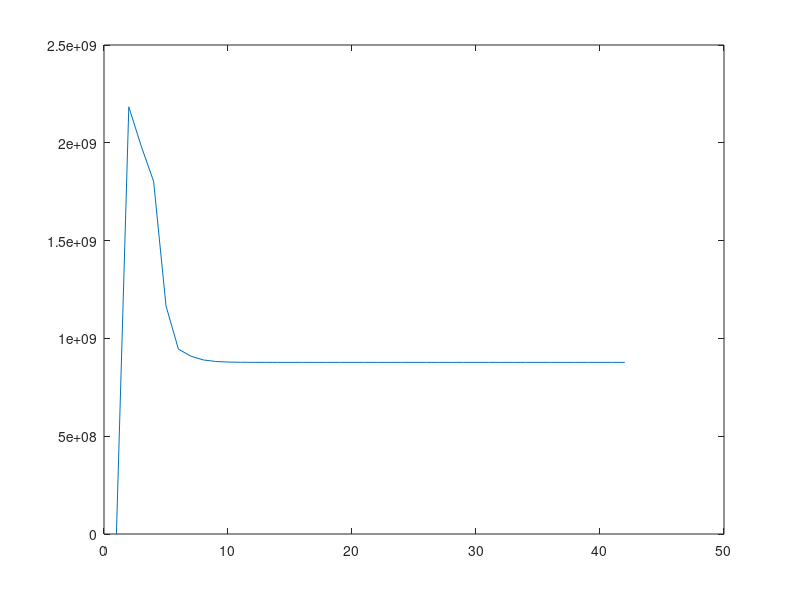

Here is the MATLAB script that generated this plot:
%% Problem 4

% data for midterm problem on an E-911 system
c = 0.3;  % speed of light in m/ns
S = [ -20000 1000 -3000 4000 -3500 1000 4000 -4000 6000;
        5000 3500 -4000 1000  2000 6000 -3000 -1500 -1000];
% location of base stations (in m)
t = [  
      63282.00
      13402.00
      25964.00
      24073.00
       8516.00
      17692.00
      30981.00
      18834.00
      32703.00];
% arrival times of signal at base stations (in ns)


% stuff
r_norms = 0;
A = zeros(9,3);
b = zeros(9,1);
r = zeros(9,1);
flag = 1;

%------give initial guess
X = [100; 90; 5000];

%------- loop ------
while flag
    %----- Calculate matrix A
    A = zeros(9,3);
    b = zeros(9,1);
    for i = 1:9
        A(i,:) = [1/c*(S(1,i)-X(1))/norm(S(:,i)-X(1:2)) 1/c*(S(2,i)-X(2))/norm(S(:,i)-X(1:2)) -1];
        % ... and b
        b(i,:) = 1/c*(S(1,i)-X(1))/norm(S(:,i)-X(1:2))*X(1) + 1/c*(S(2,i)-X(2))/norm(S(:,i)-X(1:2))*X(2) - X(3) - (t(1) - 1/c*norm(S(:,i)-X(1:2)) - X(3));
    end

    % solve least squares equation
    X_ls = inv(A'*A)*A'*b;
    X = X_ls;

    %--- stopping critera
    r_norm = norm(A*X-b)^2;
    r_norms(end+1) = r_norm; 

    if length(r_norms) > 1
        if r_norms(end) == r_norms(end-1)
            flag = 0;
        end
    end
   
end

%% Results
% the more than likely incorrect approximate solution for X_ls = [x1, x2,
% tau]
X_ls

iterations = 1:length(r_norms);
plot(iterations,r_norms);
